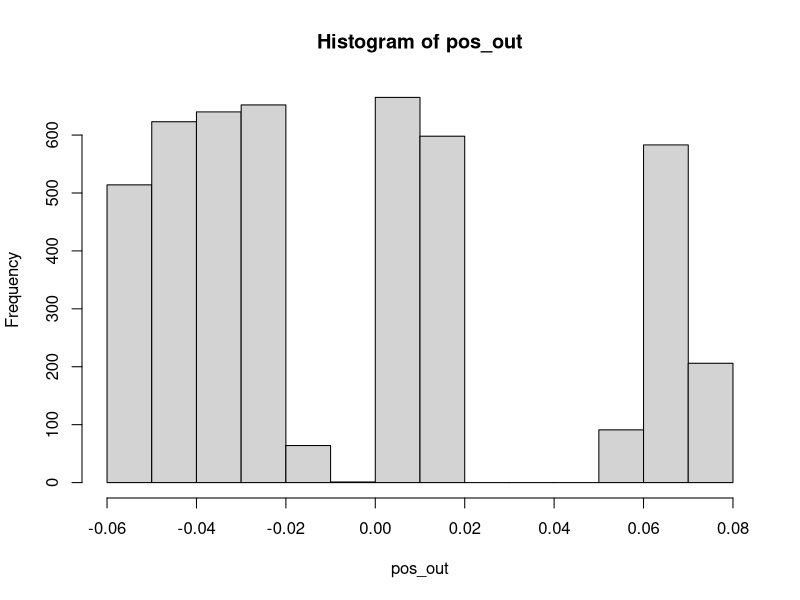
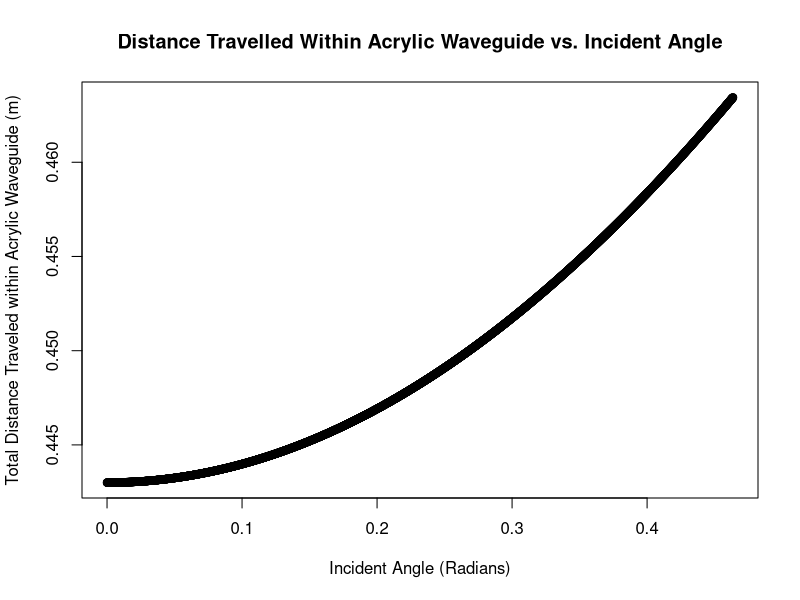
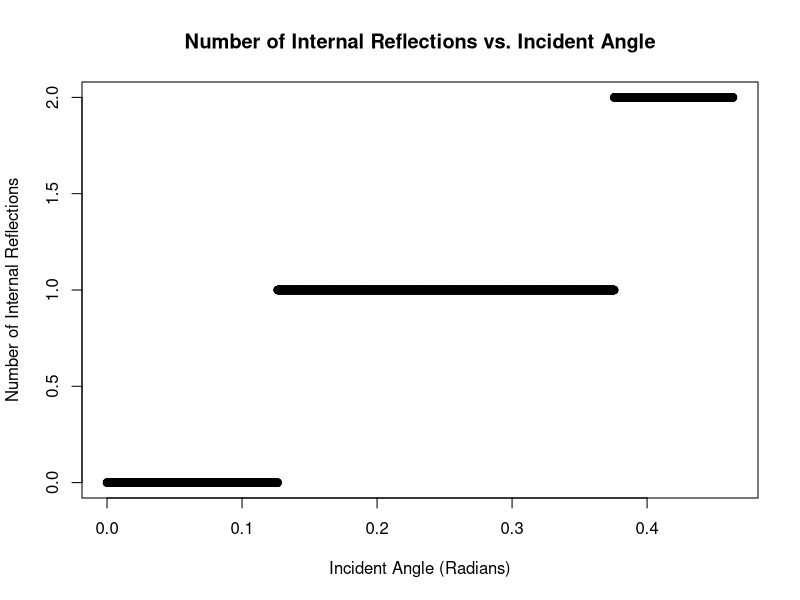

Reproduce these figures in R, in order.
# Ray-Simulation




acrylic_diameter=0.1;
acrylic_length=0.443;
dist_horn_to_acrylic=0.1 #Note: Estimate
acrylic_radius=acrylic_diameter/2;


max_angle=atan(acrylic_radius/dist_horn_to_acrylic);



n_acrylic=1.5;
n_air=1;
#max_angle=pi/2;


theta_i1=seq(from=0,to=(max_angle),by=0.0001);

incident_r=tan(theta_i1)*dist_horn_to_acrylic;
exit_r=rep(NaN,length=length(incident_r))
exit_angle=rep(NaN,length=length(incident_r))


theta_t1=n_air*sin(theta_i1)/n_acrylic;
numel_reflect=rep(0,length(theta_i1))

theta_i2=pi/2-theta_t1;

dist_horz_acrylic=matrix(0,nrow=length(theta_t1),ncol=4)
dist_total_acrylic=matrix(0,nrow=length(theta_t1),ncol=4)

dist_horz_acrylic[,1]<-(acrylic_radius-incident_r)/tan(theta_t1);
for (i in 1:length(dist_horz_acrylic[,1])){
  if (dist_horz_acrylic[i,1]>acrylic_length){
    dist_horz_acrylic[i,1]=acrylic_length
    exit_r[i]=tan(theta_t1[i])*acrylic_length+incident_r[i]
    numel_reflect[i]=numel_reflect[i]+0;
    dist_total_acrylic[i,1]=sqrt((exit_r[i]-incident_r[i])^2+(acrylic_length)^2)
  exit_angle[i]=theta_t1[i]}
    else{
    numel_reflect[i]=numel_reflect[i]+1;
    dist_total_acrylic[i,1]=sqrt((acrylic_radius-incident_r[i])^2+(dist_horz_acrylic[i,1])^2)}
  }





theta_t2=asin((n_acrylic/n_air)*sin(theta_i2));

theta_r2=theta_i2;
theta_i3=theta_r2;

dist_horz_acrylic[,2]=(2*acrylic_radius)*tan(theta_r2);

for (i in 1:length(dist_horz_acrylic[,2])){
  if(numel_reflect[i]<1){}
  else{
  if ((dist_horz_acrylic[i,1]+dist_horz_acrylic[i,2])>acrylic_length){
    
    dist_horz_acrylic[i,2]=acrylic_length-dist_horz_acrylic[i,1]
    exit_r[i]=acrylic_radius-(acrylic_length-dist_horz_acrylic[i,1])/tan(theta_r2[i]);
    
    numel_reflect[i]=numel_reflect[i]+0;
    dist_total_acrylic[i,2]=sqrt((exit_r[i]-acrylic_radius)^2+(acrylic_length-dist_horz_acrylic[i,1])^2)
  exit_angle[i]=-(pi/2-theta_r2[i])}
  else{
    numel_reflect[i]=numel_reflect[i]+1;
    dist_total_acrylic[i,2]=sqrt((2*acrylic_radius)^2+(dist_horz_acrylic[i,2])^2)}
}}

theta_r3=theta_i3;
theta_i4=theta_r3;
dist_horz_acrylic[,3]=(2*acrylic_radius)*tan(theta_r3);


for (i in 1:length(dist_horz_acrylic[,3])){
  if(numel_reflect[i]<2){}
  else{
    if ((dist_horz_acrylic[i,1]+dist_horz_acrylic[i,2]+dist_horz_acrylic[i,3])>acrylic_length){
      dist_horz_acrylic[i,3]=acrylic_length-dist_horz_acrylic[i,1]-dist_horz_acrylic[i,2]
      exit_r[i]=-acrylic_radius+(acrylic_length-dist_horz_acrylic[i,1]-dist_horz_acrylic[i,2])/tan(theta_r3[i]);
      
      numel_reflect[i]=numel_reflect[i]+0;
      dist_total_acrylic[i,3]=sqrt((exit_r[i]+acrylic_radius)^2+(acrylic_length-dist_horz_acrylic[i,1]-dist_horz_acrylic[i,2])^2)
    exit_angle[i]=pi/2-theta_r3[i]}
    else{
      numel_reflect[i]=numel_reflect[i]+1;
      dist_total_acrylic[i,2]=sqrt((2*acrylic_radius)^2+(dist_horz_acrylic[i,2])^2)}
  }}


dist_horz_acrylic_tot=dist_horz_acrylic[,1]+dist_horz_acrylic[,2]+dist_horz_acrylic[,3]
dist_tot=dist_total_acrylic[,1]+dist_total_acrylic[,2]+dist_total_acrylic[,3]
out_angle=asin(sin(exit_angle)*n_acrylic/n_air)

dist_out=0.15 #Note: Estimate

pos_out=tan(out_angle)*dist_out

hist_pos=hist(pos_out,15)
plot(theta_i1,dist_tot,xlab='Incident Angle (Radians)', ylab='Total Distance Traveled within Acrylic Waveguide (m)',main='Distance Travelled Within Acrylic Waveguide vs. Incident Angle')

plot(theta_i1,numel_reflect,xlab='Incident Angle (Radians)', ylab='Number of Internal Reflections',main='Number of Internal Reflections vs. Incident Angle')
